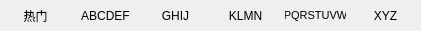
    <widget class="QStackedWidget" name="top_sw_2">
     <property name="geometry">
      <rect>
       <x>80</x>
       <y>0</y>
       <width>421</width>
       <height>31</height>
      </rect>
     </property>
     <property name="currentIndex">
      <number>0</number>
     </property>
     <widget class="QWidget" name="page_29">
      <widget class="QPushButton" name="btn_popuplar_2">
       <property name="geometry">
        <rect>
         <x>0</x>
         <y>0</y>
         <width>71</width>
         <height>31</height>
        </rect>
       </property>
       <property name="cursor">
        <cursorShape>PointingHandCursor</cursorShape>
       </property>
       <property name="styleSheet">
        <string notr="true">QPushButton {
    border: none;
    color: black;
    font-size: 12px;
    padding: 5px;
    background: transparent;
}

QPushButton:hover {
    color: #4AA0E6;  /* 鼠标悬停时字体变为浅蓝色 */
}

QPushButton:checked {
    color: #4AA0E6;  /* 选中时字体变为浅蓝色 */
    border-bottom: 2px solid #4AA0E6;  /* 选中时在按钮下方添加浅蓝色横线 */
}

QPushButton:focus {
    outline: none;  /* 去掉焦点的外边框 */
}</string>
       </property>
       <property name="text">
        <string>热门</string>
       </property>
      </widget>
      <widget class="QPushButton" name="pushButton_9">
       <property name="geometry">
        <rect>
         <x>70</x>
         <y>0</y>
         <width>71</width>
         <height>31</height>
        </rect>
       </property>
       <property name="cursor">
        <cursorShape>PointingHandCursor</cursorShape>
       </property>
       <property name="styleSheet">
        <string notr="true">QPushButton {
    border: none;
    color: black;
    font-size: 12px;
    padding: 5px;
    background: transparent;
}

QPushButton:hover {
    color: #4AA0E6;  /* 鼠标悬停时字体变为浅蓝色 */
}

QPushButton:checked {
    color: #4AA0E6;  /* 选中时字体变为浅蓝色 */
    border-bottom: 2px solid #4AA0E6;  /* 选中时在按钮下方添加浅蓝色横线 */
}

QPushButton:focus {
    outline: none;  /* 去掉焦点的外边框 */
}</string>
       </property>
       <property name="text">
        <string>ABCDEF</string>
       </property>
      </widget>
      <widget class="QPushButton" name="pushButton_10">
       <property name="geometry">
        <rect>
         <x>140</x>
         <y>0</y>
         <width>71</width>
         <height>31</height>
        </rect>
       </property>
       <property name="cursor">
        <cursorShape>PointingHandCursor</cursorShape>
       </property>
       <property name="styleSheet">
        <string notr="true">QPushButton {
    border: none;
    color: black;
    font-size: 12px;
    padding: 5px;
    background: transparent;
}

QPushButton:hover {
    color: #4AA0E6;  /* 鼠标悬停时字体变为浅蓝色 */
}

QPushButton:checked {
    color: #4AA0E6;  /* 选中时字体变为浅蓝色 */
    border-bottom: 2px solid #4AA0E6;  /* 选中时在按钮下方添加浅蓝色横线 */
}

QPushButton:focus {
    outline: none;  /* 去掉焦点的外边框 */
}</string>
       </property>
       <property name="text">
        <string>GHIJ</string>
       </property>
      </widget>
      <widget class="QPushButton" name="pushButton_11">
       <property name="geometry">
        <rect>
         <x>210</x>
         <y>0</y>
         <width>71</width>
         <height>31</height>
        </rect>
       </property>
       <property name="cursor">
        <cursorShape>PointingHandCursor</cursorShape>
       </property>
       <property name="styleSheet">
        <string notr="true">QPushButton {
    border: none;
    color: black;
    font-size: 12px;
    padding: 5px;
    background: transparent;
}

QPushButton:hover {
    color: #4AA0E6;  /* 鼠标悬停时字体变为浅蓝色 */
}

QPushButton:checked {
    color: #4AA0E6;  /* 选中时字体变为浅蓝色 */
    border-bottom: 2px solid #4AA0E6;  /* 选中时在按钮下方添加浅蓝色横线 */
}

QPushButton:focus {
    outline: none;  /* 去掉焦点的外边框 */
}</string>
       </property>
       <property name="text">
        <string>KLMN</string>
       </property>
      </widget>
      <widget class="QPushButton" name="pushButton_12">
       <property name="geometry">
        <rect>
         <x>280</x>
         <y>0</y>
         <width>71</width>
         <height>31</height>
        </rect>
       </property>
       <property name="cursor">
        <cursorShape>PointingHandCursor</cursorShape>
       </property>
       <property name="styleSheet">
        <string notr="true">QPushButton {
    border: none;
    color: black;
    font-size: 11px;
    padding: 5px;
    background: transparent;
}

QPushButton:hover {
    color: #4AA0E6;  /* 鼠标悬停时字体变为浅蓝色 */
}

QPushButton:checked {
    color: #4AA0E6;  /* 选中时字体变为浅蓝色 */
    border-bottom: 2px solid #4AA0E6;  /* 选中时在按钮下方添加浅蓝色横线 */
}

QPushButton:focus {
    outline: none;  /* 去掉焦点的外边框 */
}</string>
       </property>
       <property name="text">
        <string>PQRSTUVW</string>
       </property>
      </widget>
      <widget class="QPushButton" name="pushButton_13">
       <property name="geometry">
        <rect>
         <x>350</x>
         <y>0</y>
         <width>71</width>
         <height>31</height>
        </rect>
       </property>
       <property name="cursor">
        <cursorShape>PointingHandCursor</cursorShape>
       </property>
       <property name="styleSheet">
        <string notr="true">QPushButton {
    border: none;
    color: black;
    font-size: 12px;
    padding: 5px;
    background: transparent;
}

QPushButton:hover {
    color: #4AA0E6;  /* 鼠标悬停时字体变为浅蓝色 */
}

QPushButton:checked {
    color: #4AA0E6;  /* 选中时字体变为浅蓝色 */
    border-bottom: 2px solid #4AA0E6;  /* 选中时在按钮下方添加浅蓝色横线 */
}

QPushButton:focus {
    outline: none;  /* 去掉焦点的外边框 */
}</string>
       </property>
       <property name="text">
        <string>XYZ</string>
       </property>
      </widget>
     </widget>
     <widget class="QWidget" name="page_30"/>
    </widget>
